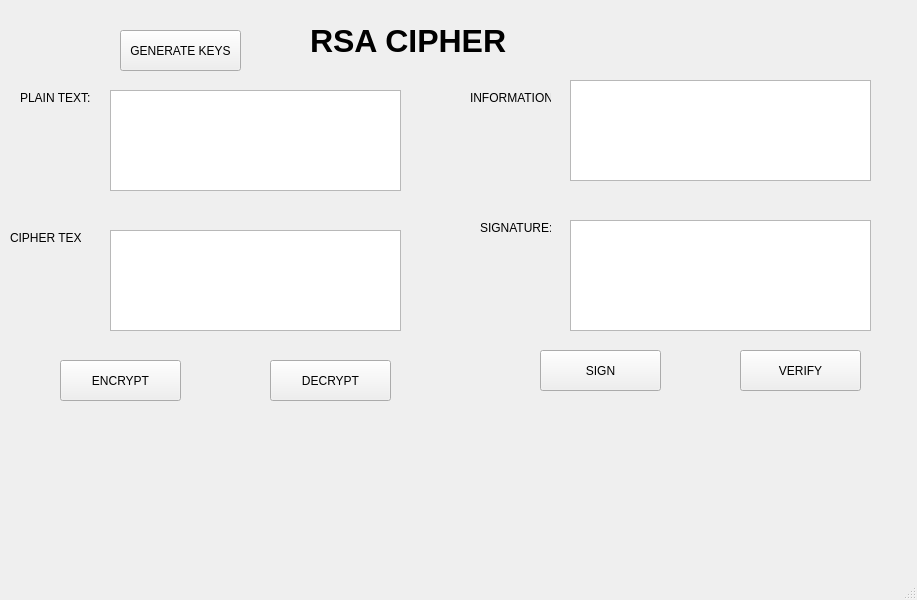
<?xml version="1.0" encoding="UTF-8"?>
<ui version="4.0">
 <class>MainWindow</class>
 <widget class="QMainWindow" name="MainWindow">
  <property name="geometry">
   <rect>
    <x>0</x>
    <y>0</y>
    <width>917</width>
    <height>600</height>
   </rect>
  </property>
  <property name="windowTitle">
   <string>MainWindow</string>
  </property>
  <widget class="QWidget" name="centralwidget">
   <widget class="QLabel" name="label">
    <property name="geometry">
     <rect>
      <x>310</x>
      <y>20</y>
      <width>301</width>
      <height>41</height>
     </rect>
    </property>
    <property name="font">
     <font>
      <pointsize>24</pointsize>
      <weight>75</weight>
      <bold>true</bold>
     </font>
    </property>
    <property name="text">
     <string>RSA CIPHER</string>
    </property>
   </widget>
   <widget class="QPlainTextEdit" name="txt_plain_text">
    <property name="geometry">
     <rect>
      <x>110</x>
      <y>90</y>
      <width>291</width>
      <height>101</height>
     </rect>
    </property>
   </widget>
   <widget class="QPlainTextEdit" name="txt_cipher_text">
    <property name="geometry">
     <rect>
      <x>110</x>
      <y>230</y>
      <width>291</width>
      <height>101</height>
     </rect>
    </property>
   </widget>
   <widget class="QPlainTextEdit" name="txt_information">
    <property name="geometry">
     <rect>
      <x>570</x>
      <y>80</y>
      <width>301</width>
      <height>101</height>
     </rect>
    </property>
   </widget>
   <widget class="QPlainTextEdit" name="txt_signature">
    <property name="geometry">
     <rect>
      <x>570</x>
      <y>220</y>
      <width>301</width>
      <height>111</height>
     </rect>
    </property>
   </widget>
   <widget class="QLabel" name="label_2">
    <property name="geometry">
     <rect>
      <x>20</x>
      <y>90</y>
      <width>71</width>
      <height>16</height>
     </rect>
    </property>
    <property name="text">
     <string>PLAIN TEXT:</string>
    </property>
   </widget>
   <widget class="QLabel" name="label_3">
    <property name="geometry">
     <rect>
      <x>10</x>
      <y>230</y>
      <width>71</width>
      <height>16</height>
     </rect>
    </property>
    <property name="text">
     <string>CIPHER TEXT:</string>
    </property>
   </widget>
   <widget class="QLabel" name="label_4">
    <property name="geometry">
     <rect>
      <x>470</x>
      <y>90</y>
      <width>81</width>
      <height>16</height>
     </rect>
    </property>
    <property name="text">
     <string>INFORMATION:</string>
    </property>
   </widget>
   <widget class="QLabel" name="label_5">
    <property name="geometry">
     <rect>
      <x>480</x>
      <y>220</y>
      <width>71</width>
      <height>16</height>
     </rect>
    </property>
    <property name="text">
     <string>SIGNATURE:</string>
    </property>
   </widget>
   <widget class="QPushButton" name="btn_gen_keys">
    <property name="geometry">
     <rect>
      <x>120</x>
      <y>30</y>
      <width>121</width>
      <height>41</height>
     </rect>
    </property>
    <property name="text">
     <string>GENERATE KEYS</string>
    </property>
   </widget>
   <widget class="QPushButton" name="btn_encrypt">
    <property name="geometry">
     <rect>
      <x>60</x>
      <y>360</y>
      <width>121</width>
      <height>41</height>
     </rect>
    </property>
    <property name="text">
     <string>ENCRYPT</string>
    </property>
   </widget>
   <widget class="QPushButton" name="btn_decrypt">
    <property name="geometry">
     <rect>
      <x>270</x>
      <y>360</y>
      <width>121</width>
      <height>41</height>
     </rect>
    </property>
    <property name="text">
     <string>DECRYPT</string>
    </property>
   </widget>
   <widget class="QPushButton" name="btn_sign">
    <property name="geometry">
     <rect>
      <x>540</x>
      <y>350</y>
      <width>121</width>
      <height>41</height>
     </rect>
    </property>
    <property name="text">
     <string>SIGN</string>
    </property>
   </widget>
   <widget class="QPushButton" name="btn_verify">
    <property name="geometry">
     <rect>
      <x>740</x>
      <y>350</y>
      <width>121</width>
      <height>41</height>
     </rect>
    </property>
    <property name="text">
     <string>VERIFY</string>
    </property>
   </widget>
  </widget>
  <widget class="QMenuBar" name="menubar">
   <property name="geometry">
    <rect>
     <x>0</x>
     <y>0</y>
     <width>917</width>
     <height>21</height>
    </rect>
   </property>
  </widget>
  <widget class="QStatusBar" name="statusbar"/>
 </widget>
 <resources/>
 <connections/>
</ui>
